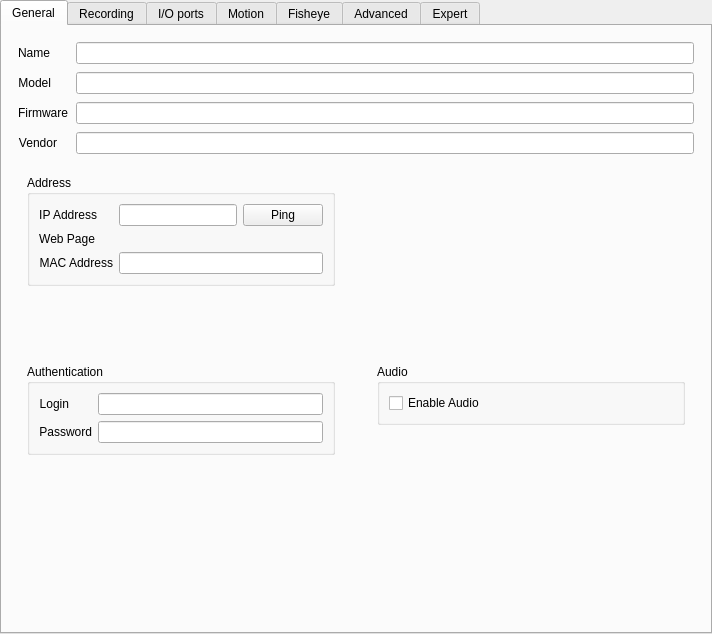
<?xml version="1.0" encoding="UTF-8"?>
<ui version="4.0">
 <class>SingleCameraSettingsWidget</class>
 <widget class="QWidget" name="SingleCameraSettingsWidget">
  <property name="geometry">
   <rect>
    <x>0</x>
    <y>0</y>
    <width>712</width>
    <height>634</height>
   </rect>
  </property>
  <layout class="QVBoxLayout" name="verticalLayout_8">
   <property name="spacing">
    <number>0</number>
   </property>
   <property name="leftMargin">
    <number>0</number>
   </property>
   <property name="topMargin">
    <number>0</number>
   </property>
   <property name="rightMargin">
    <number>0</number>
   </property>
   <property name="bottomMargin">
    <number>0</number>
   </property>
   <item>
    <widget class="QTabWidget" name="tabWidget">
     <property name="currentIndex">
      <number>0</number>
     </property>
     <widget class="QWidget" name="generalTab">
      <attribute name="title">
       <string>General</string>
      </attribute>
      <layout class="QVBoxLayout" name="verticalLayout_2" stretch="0,0">
       <property name="spacing">
        <number>0</number>
       </property>
       <property name="leftMargin">
        <number>0</number>
       </property>
       <property name="topMargin">
        <number>0</number>
       </property>
       <property name="rightMargin">
        <number>0</number>
       </property>
       <property name="bottomMargin">
        <number>0</number>
       </property>
       <item>
        <widget class="QnWearableProgressWidget" name="wearableProgressWidget" native="true"/>
       </item>
       <item>
        <layout class="QVBoxLayout" name="generalLayout">
         <property name="leftMargin">
          <number>16</number>
         </property>
         <property name="topMargin">
          <number>16</number>
         </property>
         <property name="rightMargin">
          <number>16</number>
         </property>
         <property name="bottomMargin">
          <number>16</number>
         </property>
         <item>
          <layout class="QFormLayout" name="topFormLayout">
           <property name="fieldGrowthPolicy">
            <enum>QFormLayout::AllNonFixedFieldsGrow</enum>
           </property>
           <property name="horizontalSpacing">
            <number>8</number>
           </property>
           <property name="verticalSpacing">
            <number>8</number>
           </property>
           <item row="0" column="0">
            <widget class="QLabel" name="nameLabel">
             <property name="text">
              <string>Name</string>
             </property>
             <property name="alignment">
              <set>Qt::AlignRight|Qt::AlignTrailing|Qt::AlignVCenter</set>
             </property>
            </widget>
           </item>
           <item row="0" column="1">
            <widget class="QLineEdit" name="nameEdit"/>
           </item>
           <item row="1" column="0">
            <widget class="QLabel" name="modelLabel">
             <property name="text">
              <string>Model</string>
             </property>
             <property name="alignment">
              <set>Qt::AlignRight|Qt::AlignTrailing|Qt::AlignVCenter</set>
             </property>
            </widget>
           </item>
           <item row="1" column="1">
            <widget class="QLineEdit" name="modelEdit">
             <property name="readOnly">
              <bool>true</bool>
             </property>
            </widget>
           </item>
           <item row="2" column="0">
            <widget class="QLabel" name="firmwareLabel">
             <property name="text">
              <string>Firmware</string>
             </property>
             <property name="alignment">
              <set>Qt::AlignRight|Qt::AlignTrailing|Qt::AlignVCenter</set>
             </property>
            </widget>
           </item>
           <item row="2" column="1">
            <widget class="QLineEdit" name="firmwareEdit">
             <property name="readOnly">
              <bool>true</bool>
             </property>
            </widget>
           </item>
           <item row="3" column="0">
            <widget class="QLabel" name="vendorLabel">
             <property name="text">
              <string>Vendor</string>
             </property>
             <property name="alignment">
              <set>Qt::AlignRight|Qt::AlignTrailing|Qt::AlignVCenter</set>
             </property>
            </widget>
           </item>
           <item row="3" column="1">
            <widget class="QLineEdit" name="vendorEdit">
             <property name="readOnly">
              <bool>true</bool>
             </property>
            </widget>
           </item>
          </layout>
         </item>
         <item>
          <widget class="QnWearableUploadWidget" name="wearableUploadWidget" native="true"/>
         </item>
         <item>
          <layout class="QGridLayout" name="generalGridLayout" columnstretch="1,1">
           <property name="topMargin">
            <number>12</number>
           </property>
           <property name="horizontalSpacing">
            <number>24</number>
           </property>
           <property name="verticalSpacing">
            <number>20</number>
           </property>
           <item row="1" column="0">
            <widget class="QStackedWidget" name="authenticationOrWearableInfoWidget">
             <property name="currentIndex">
              <number>0</number>
             </property>
             <widget class="QWidget" name="authenticationPage">
              <layout class="QVBoxLayout" name="verticalLayout_5">
               <item>
                <widget class="QGroupBox" name="authenticationGroupBox">
                 <property name="title">
                  <string>Authentication</string>
                 </property>
                 <property name="flat">
                  <bool>true</bool>
                 </property>
                 <layout class="QFormLayout" name="authenticationFormLayout">
                  <property name="fieldGrowthPolicy">
                   <enum>QFormLayout::AllNonFixedFieldsGrow</enum>
                  </property>
                  <item row="0" column="0">
                   <widget class="QLabel" name="loginLabel">
                    <property name="text">
                     <string>Login</string>
                    </property>
                    <property name="alignment">
                     <set>Qt::AlignRight|Qt::AlignTrailing|Qt::AlignVCenter</set>
                    </property>
                   </widget>
                  </item>
                  <item row="0" column="1">
                   <widget class="QLineEdit" name="loginEdit"/>
                  </item>
                  <item row="1" column="0">
                   <widget class="QLabel" name="passwordLabel">
                    <property name="text">
                     <string>Password</string>
                    </property>
                    <property name="alignment">
                     <set>Qt::AlignRight|Qt::AlignTrailing|Qt::AlignVCenter</set>
                    </property>
                   </widget>
                  </item>
                  <item row="1" column="1">
                   <widget class="QLineEdit" name="passwordEdit">
                    <property name="echoMode">
                     <enum>QLineEdit::PasswordEchoOnEdit</enum>
                    </property>
                   </widget>
                  </item>
                 </layout>
                </widget>
               </item>
               <item>
                <spacer name="verticalSpacer_5">
                 <property name="orientation">
                  <enum>Qt::Vertical</enum>
                 </property>
                 <property name="sizeHint" stdset="0">
                  <size>
                   <width>20</width>
                   <height>40</height>
                  </size>
                 </property>
                </spacer>
               </item>
              </layout>
             </widget>
             <widget class="QWidget" name="wearableInfoPage">
              <layout class="QVBoxLayout" name="verticalLayout_12">
               <item>
                <widget class="QnWordWrappedLabel" name="wearableInfoLabel" native="true"/>
               </item>
              </layout>
             </widget>
            </widget>
           </item>
           <item row="0" column="0">
            <widget class="QStackedWidget" name="addressOrArchiveLengthWidget">
             <property name="currentIndex">
              <number>0</number>
             </property>
             <widget class="QWidget" name="addressPage">
              <layout class="QVBoxLayout" name="verticalLayout_4">
               <item>
                <widget class="QGroupBox" name="addressGroupBox">
                 <property name="title">
                  <string>Address</string>
                 </property>
                 <property name="flat">
                  <bool>true</bool>
                 </property>
                 <layout class="QFormLayout" name="addressFormLayout">
                  <property name="sizeConstraint">
                   <enum>QLayout::SetNoConstraint</enum>
                  </property>
                  <property name="fieldGrowthPolicy">
                   <enum>QFormLayout::AllNonFixedFieldsGrow</enum>
                  </property>
                  <item row="0" column="0">
                   <widget class="QLabel" name="ipAddressLabel">
                    <property name="text">
                     <string>IP Address</string>
                    </property>
                    <property name="alignment">
                     <set>Qt::AlignRight|Qt::AlignTrailing|Qt::AlignVCenter</set>
                    </property>
                   </widget>
                  </item>
                  <item row="0" column="1">
                   <layout class="QHBoxLayout" name="horizontalLayout_5">
                    <item>
                     <widget class="QLineEdit" name="ipAddressEdit">
                      <property name="enabled">
                       <bool>true</bool>
                      </property>
                      <property name="frame">
                       <bool>true</bool>
                      </property>
                      <property name="readOnly">
                       <bool>true</bool>
                      </property>
                     </widget>
                    </item>
                    <item>
                     <widget class="QPushButton" name="pingButton">
                      <property name="sizePolicy">
                       <sizepolicy hsizetype="Fixed" vsizetype="Fixed">
                        <horstretch>0</horstretch>
                        <verstretch>0</verstretch>
                       </sizepolicy>
                      </property>
                      <property name="text">
                       <string>Ping</string>
                      </property>
                     </widget>
                    </item>
                   </layout>
                  </item>
                  <item row="1" column="0">
                   <widget class="QLabel" name="webPageLabel">
                    <property name="text">
                     <string>Web Page</string>
                    </property>
                    <property name="alignment">
                     <set>Qt::AlignRight|Qt::AlignTrailing|Qt::AlignVCenter</set>
                    </property>
                   </widget>
                  </item>
                  <item row="1" column="1">
                   <widget class="QLabel" name="webPageLink">
                    <property name="focusPolicy">
                     <enum>Qt::StrongFocus</enum>
                    </property>
                    <property name="text">
                     <string notr="true">&lt;camera url&gt;</string>
                    </property>
                    <property name="openExternalLinks">
                     <bool>false</bool>
                    </property>
                    <property name="textInteractionFlags">
                     <set>Qt::LinksAccessibleByKeyboard|Qt::LinksAccessibleByMouse</set>
                    </property>
                   </widget>
                  </item>
                  <item row="2" column="0">
                   <widget class="QLabel" name="macAddressLabel">
                    <property name="text">
                     <string>MAC Address</string>
                    </property>
                    <property name="alignment">
                     <set>Qt::AlignRight|Qt::AlignTrailing|Qt::AlignVCenter</set>
                    </property>
                   </widget>
                  </item>
                  <item row="2" column="1">
                   <widget class="QLineEdit" name="macAddressEdit">
                    <property name="readOnly">
                     <bool>true</bool>
                    </property>
                   </widget>
                  </item>
                 </layout>
                </widget>
               </item>
               <item>
                <spacer name="verticalSpacer_3">
                 <property name="orientation">
                  <enum>Qt::Vertical</enum>
                 </property>
                 <property name="sizeHint" stdset="0">
                  <size>
                   <width>20</width>
                   <height>40</height>
                  </size>
                 </property>
                </spacer>
               </item>
              </layout>
             </widget>
             <widget class="QWidget" name="wearableArchiveLengthPage">
              <layout class="QVBoxLayout" name="verticalLayout_13">
               <item>
                <widget class="QnArchiveLengthWidget" name="wearableArchiveLengthWidget" native="true"/>
               </item>
              </layout>
             </widget>
            </widget>
           </item>
           <item row="0" column="1">
            <widget class="nx::vms::client::desktop::LegacyImageControlWidget" name="imageControlWidget" native="true">
             <property name="focusPolicy">
              <enum>Qt::TabFocus</enum>
             </property>
            </widget>
           </item>
           <item row="1" column="1">
            <widget class="QWidget" name="widget_4" native="true">
             <layout class="QVBoxLayout" name="verticalLayout_11">
              <item>
               <widget class="QGroupBox" name="audioGroupBox">
                <property name="title">
                 <string>Audio</string>
                </property>
                <property name="flat">
                 <bool>true</bool>
                </property>
                <layout class="QVBoxLayout" name="audioVerticalLayout">
                 <item>
                  <widget class="QCheckBox" name="enableAudioCheckBox">
                   <property name="text">
                    <string>Enable Audio</string>
                   </property>
                  </widget>
                 </item>
                </layout>
               </widget>
              </item>
              <item>
               <spacer name="verticalSpacer_4">
                <property name="orientation">
                 <enum>Qt::Vertical</enum>
                </property>
                <property name="sizeType">
                 <enum>QSizePolicy::Fixed</enum>
                </property>
                <property name="sizeHint" stdset="0">
                 <size>
                  <width>8</width>
                  <height>8</height>
                 </size>
                </property>
               </spacer>
              </item>
              <item>
               <widget class="QnWearableMotionWidget" name="wearableMotionWidget" native="true"/>
              </item>
              <item>
               <spacer name="verticalSpacer_2">
                <property name="orientation">
                 <enum>Qt::Vertical</enum>
                </property>
                <property name="sizeHint" stdset="0">
                 <size>
                  <width>20</width>
                  <height>40</height>
                 </size>
                </property>
               </spacer>
              </item>
             </layout>
            </widget>
           </item>
          </layout>
         </item>
         <item>
          <widget class="QnLicensesProposeWidget" name="licensingWidget" native="true"/>
         </item>
         <item>
          <spacer name="verticalSpacer">
           <property name="orientation">
            <enum>Qt::Vertical</enum>
           </property>
           <property name="sizeHint" stdset="0">
            <size>
             <width>20</width>
             <height>40</height>
            </size>
           </property>
          </spacer>
         </item>
        </layout>
       </item>
      </layout>
     </widget>
     <widget class="QWidget" name="recordingTab">
      <attribute name="title">
       <string>Recording</string>
      </attribute>
      <layout class="QVBoxLayout" name="recordingLayout">
       <property name="leftMargin">
        <number>16</number>
       </property>
       <property name="topMargin">
        <number>0</number>
       </property>
       <property name="rightMargin">
        <number>16</number>
       </property>
       <property name="bottomMargin">
        <number>0</number>
       </property>
       <item>
        <widget class="nx::vms::client::desktop::LegacyCameraScheduleWidget" name="cameraScheduleWidget" native="true"/>
       </item>
      </layout>
     </widget>
     <widget class="QWidget" name="ioSettingsTab">
      <attribute name="title">
       <string>I/O ports</string>
      </attribute>
      <layout class="QVBoxLayout" name="verticalLayout_28">
       <property name="leftMargin">
        <number>16</number>
       </property>
       <property name="topMargin">
        <number>16</number>
       </property>
       <property name="rightMargin">
        <number>16</number>
       </property>
       <property name="bottomMargin">
        <number>16</number>
       </property>
       <item>
        <widget class="nx::vms::client::desktop::LegacyIoPortSettingsWidget" name="ioPortSettingsWidget" native="true"/>
       </item>
      </layout>
     </widget>
     <widget class="QWidget" name="motionTab">
      <attribute name="title">
       <string>Motion</string>
      </attribute>
      <layout class="QVBoxLayout" name="verticalLayout_7" stretch="0,1">
       <property name="leftMargin">
        <number>16</number>
       </property>
       <property name="topMargin">
        <number>16</number>
       </property>
       <property name="rightMargin">
        <number>16</number>
       </property>
       <property name="bottomMargin">
        <number>16</number>
       </property>
       <item>
        <widget class="QLabel" name="motionAvailableLabel">
         <property name="font">
          <font>
           <pointsize>14</pointsize>
          </font>
         </property>
         <property name="text">
          <string>Motion is not available for this camera.</string>
         </property>
         <property name="alignment">
          <set>Qt::AlignCenter</set>
         </property>
        </widget>
       </item>
       <item>
        <widget class="QWidget" name="motionControlsWidget" native="true">
         <layout class="QVBoxLayout" name="verticalLayout" stretch="0,1,0">
          <property name="spacing">
           <number>16</number>
          </property>
          <item>
           <layout class="QHBoxLayout" name="horizontalLayout_3">
            <item>
             <widget class="QCheckBox" name="motionDetectionCheckBox">
              <property name="text">
               <string>Motion Detection</string>
              </property>
             </widget>
            </item>
            <item>
             <spacer name="horizontalSpacer_2">
              <property name="orientation">
               <enum>Qt::Horizontal</enum>
              </property>
              <property name="sizeHint" stdset="0">
               <size>
                <width>40</width>
                <height>20</height>
               </size>
              </property>
             </spacer>
            </item>
           </layout>
          </item>
          <item>
           <widget class="QWidget" name="motionWidget" native="true"/>
          </item>
          <item>
           <layout class="QHBoxLayout" name="horizontalLayout_2">
            <property name="spacing">
             <number>16</number>
            </property>
            <item>
             <widget class="QGroupBox" name="motionSensitivityGroupBox">
              <property name="title">
               <string>Sensitivity</string>
              </property>
              <layout class="QHBoxLayout" name="horizontalLayout_4">
               <property name="spacing">
                <number>10</number>
               </property>
              </layout>
             </widget>
            </item>
            <item>
             <layout class="QHBoxLayout" name="horizontalLayout">
              <property name="topMargin">
               <number>8</number>
              </property>
              <item>
               <widget class="QPushButton" name="resetMotionRegionsButton">
                <property name="text">
                 <string>Reset</string>
                </property>
               </widget>
              </item>
              <item>
               <spacer name="horizontalSpacer">
                <property name="orientation">
                 <enum>Qt::Horizontal</enum>
                </property>
                <property name="sizeHint" stdset="0">
                 <size>
                  <width>40</width>
                  <height>20</height>
                 </size>
                </property>
               </spacer>
              </item>
             </layout>
            </item>
           </layout>
          </item>
         </layout>
        </widget>
       </item>
      </layout>
     </widget>
     <widget class="QWidget" name="fisheyeTab">
      <attribute name="title">
       <string>Fisheye</string>
      </attribute>
      <layout class="QVBoxLayout" name="verticalLayout_10">
       <property name="leftMargin">
        <number>16</number>
       </property>
       <property name="topMargin">
        <number>16</number>
       </property>
       <property name="rightMargin">
        <number>16</number>
       </property>
       <property name="bottomMargin">
        <number>16</number>
       </property>
       <item>
        <widget class="nx::vms::client::desktop::FisheyeSettingsWidget" name="fisheyeSettingsWidget" native="true"/>
       </item>
      </layout>
     </widget>
     <widget class="QWidget" name="advancedTab">
      <attribute name="title">
       <string>Advanced</string>
      </attribute>
      <layout class="QVBoxLayout" name="verticalLayout_3">
       <property name="leftMargin">
        <number>0</number>
       </property>
       <property name="topMargin">
        <number>0</number>
       </property>
       <property name="rightMargin">
        <number>0</number>
       </property>
       <property name="bottomMargin">
        <number>0</number>
       </property>
       <item>
        <widget class="nx::vms::client::desktop::LegacyAdvancedSettingsWidget" name="advancedSettingsWidget" native="true"/>
       </item>
      </layout>
     </widget>
     <widget class="QWidget" name="expertTab">
      <attribute name="title">
       <string>Expert</string>
      </attribute>
      <layout class="QVBoxLayout" name="verticalLayout_6">
       <property name="leftMargin">
        <number>16</number>
       </property>
       <property name="topMargin">
        <number>16</number>
       </property>
       <property name="rightMargin">
        <number>16</number>
       </property>
       <property name="bottomMargin">
        <number>16</number>
       </property>
       <item>
        <widget class="nx::vms::client::desktop::LegacyExpertSettingsWidget" name="expertSettingsWidget" native="true"/>
       </item>
      </layout>
     </widget>
    </widget>
   </item>
   <item>
    <widget class="nx::vms::client::desktop::AlertBar" name="alertBar" native="true">
     <property name="text" stdset="0">
      <string/>
     </property>
    </widget>
   </item>
  </layout>
 </widget>
 <customwidgets>
  <customwidget>
   <class>QnArchiveLengthWidget</class>
   <extends>QWidget</extends>
   <header location="global">nx/vms/client/desktop/resource_properties/camera/legacy/legacy_archive_length_widget.h</header>
   <container>1</container>
  </customwidget>
  <customwidget>
   <class>nx::vms::client::desktop::AlertBar</class>
   <extends>QWidget</extends>
   <header location="global">nx/vms/client/desktop/common/widgets/message_bar.h</header>
  </customwidget>
  <customwidget>
   <class>nx::vms::client::desktop::FisheyeSettingsWidget</class>
   <extends>QWidget</extends>
   <header location="global">nx/vms/client/desktop/resource_properties/fisheye/fisheye_settings_widget.h</header>
   <container>1</container>
  </customwidget>
  <customwidget>
   <class>nx::vms::client::desktop::LegacyExpertSettingsWidget</class>
   <extends>QWidget</extends>
   <header location="global">nx/vms/client/desktop/resource_properties/camera/legacy/legacy_expert_settings_widget.h</header>
   <container>1</container>
  </customwidget>
  <customwidget>
   <class>nx::vms::client::desktop::LegacyImageControlWidget</class>
   <extends>QWidget</extends>
   <header location="global">nx/vms/client/desktop/resource_properties/camera/legacy/legacy_image_control_widget.h</header>
   <container>1</container>
  </customwidget>
  <customwidget>
   <class>nx::vms::client::desktop::LegacyIoPortSettingsWidget</class>
   <extends>QWidget</extends>
   <header location="global">nx/vms/client/desktop/resource_properties/camera/legacy/legacy_ioport_settings_widget.h</header>
   <container>1</container>
  </customwidget>
  <customwidget>
   <class>nx::vms::client::desktop::LegacyAdvancedSettingsWidget</class>
   <extends>QWidget</extends>
   <header location="global">nx/vms/client/desktop/resource_properties/camera/legacy/legacy_advanced_settings_widget.h</header>
   <container>1</container>
  </customwidget>
  <customwidget>
   <class>QnLicensesProposeWidget</class>
   <extends>QWidget</extends>
   <header location="global">nx/vms/client/desktop/resource_properties/camera/legacy/licenses_propose_widget.h</header>
   <container>1</container>
  </customwidget>
  <customwidget>
   <class>nx::vms::client::desktop::LegacyCameraScheduleWidget</class>
   <extends>QWidget</extends>
   <header location="global">nx/vms/client/desktop/resource_properties/camera/legacy/legacy_camera_schedule_widget.h</header>
   <container>1</container>
  </customwidget>
  <customwidget>
   <class>QnWearableUploadWidget</class>
   <extends>QWidget</extends>
   <header location="global">nx/vms/client/desktop/resource_properties/camera/legacy/legacy_wearable_upload_widget.h</header>
   <container>1</container>
  </customwidget>
  <customwidget>
   <class>QnWearableProgressWidget</class>
   <extends>QWidget</extends>
   <header location="global">nx/vms/client/desktop/resource_properties/camera/legacy/legacy_wearable_progress_widget.h</header>
   <container>1</container>
  </customwidget>
  <customwidget>
   <class>QnWearableMotionWidget</class>
   <extends>QWidget</extends>
   <header location="global">nx/vms/client/desktop/resource_properties/camera/legacy/legacy_wearable_motion_widget.h</header>
   <container>1</container>
  </customwidget>
  <customwidget>
   <class>QnWordWrappedLabel</class>
   <extends>QWidget</extends>
   <header location="global">ui/widgets/word_wrapped_label.h</header>
   <container>1</container>
  </customwidget>
 </customwidgets>
 <tabstops>
  <tabstop>tabWidget</tabstop>
  <tabstop>nameEdit</tabstop>
  <tabstop>modelEdit</tabstop>
  <tabstop>firmwareEdit</tabstop>
  <tabstop>vendorEdit</tabstop>
  <tabstop>ipAddressEdit</tabstop>
  <tabstop>pingButton</tabstop>
  <tabstop>webPageLink</tabstop>
  <tabstop>macAddressEdit</tabstop>
  <tabstop>imageControlWidget</tabstop>
  <tabstop>loginEdit</tabstop>
  <tabstop>passwordEdit</tabstop>
  <tabstop>enableAudioCheckBox</tabstop>
 </tabstops>
 <resources/>
 <connections/>
 <slots>
  <slot>buttonClicked(QAbstractButton*)</slot>
 </slots>
</ui>
